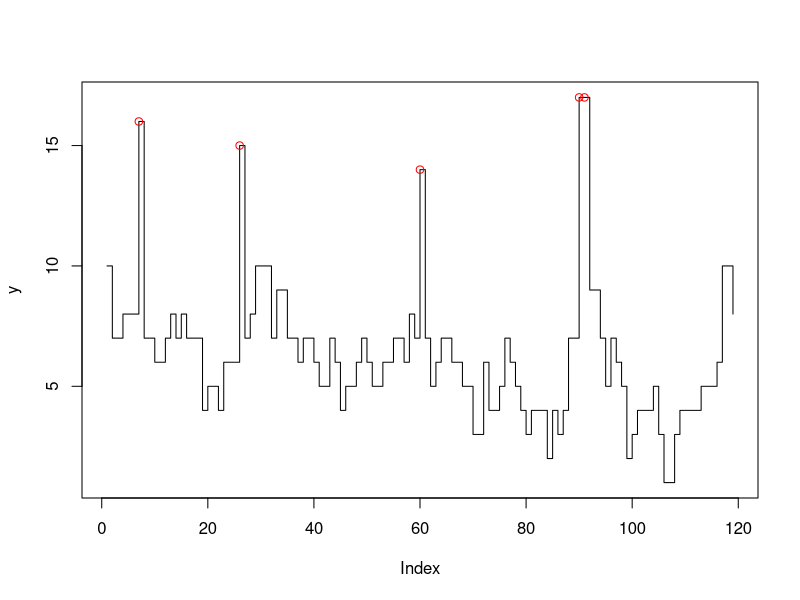
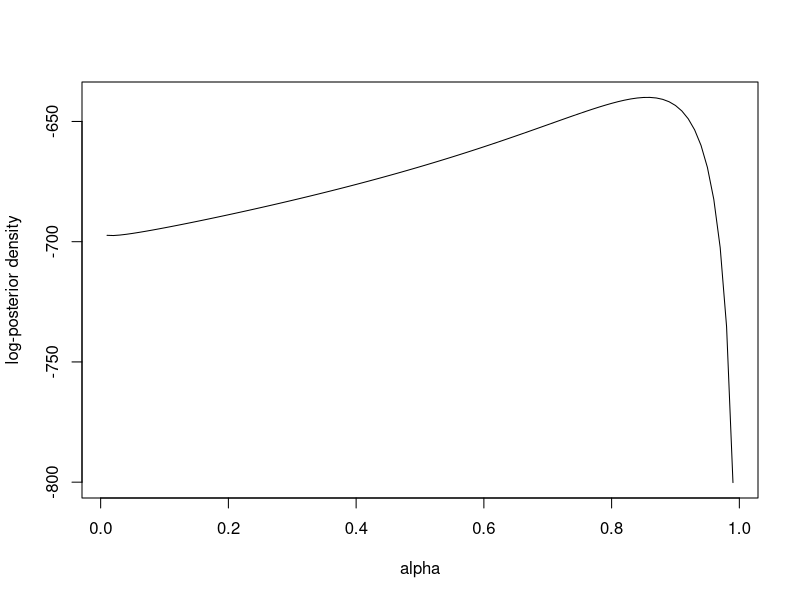
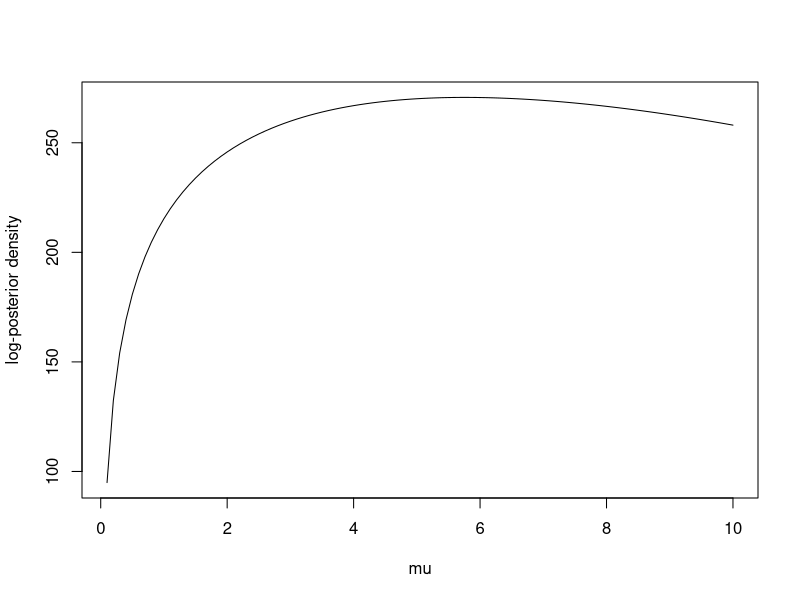
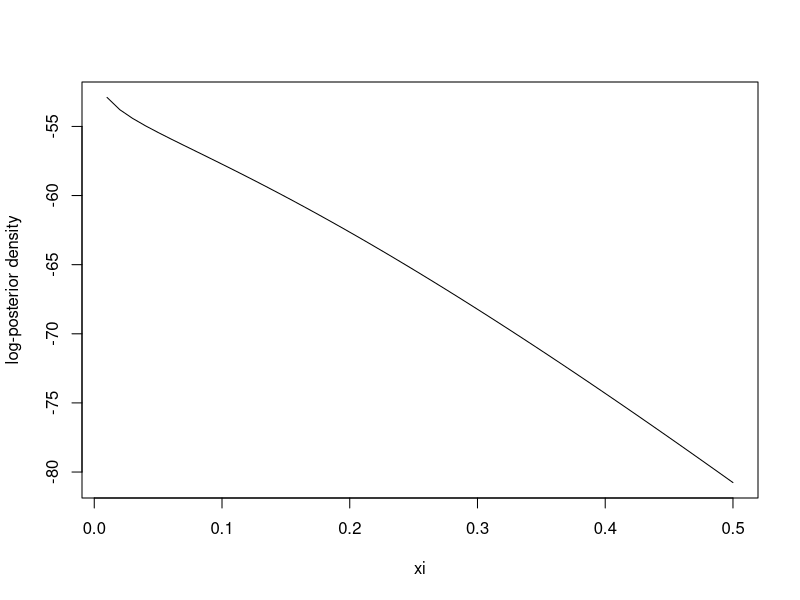
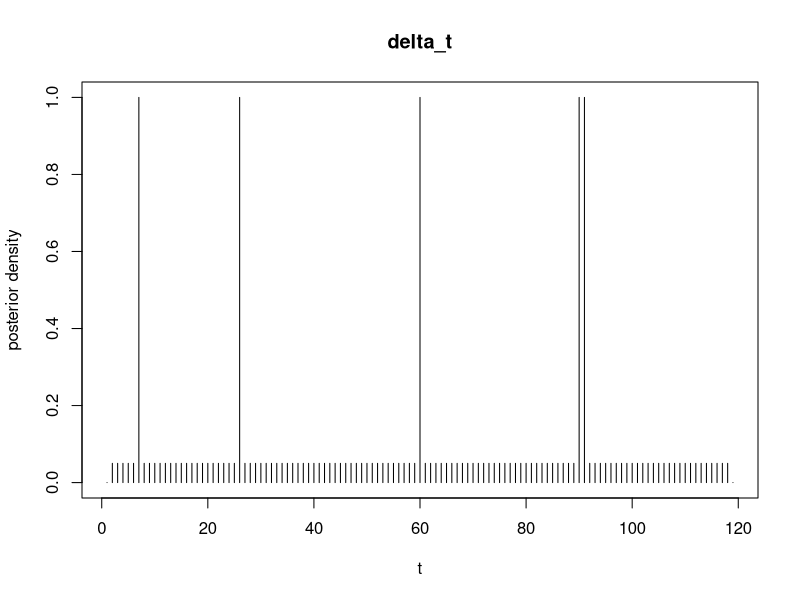
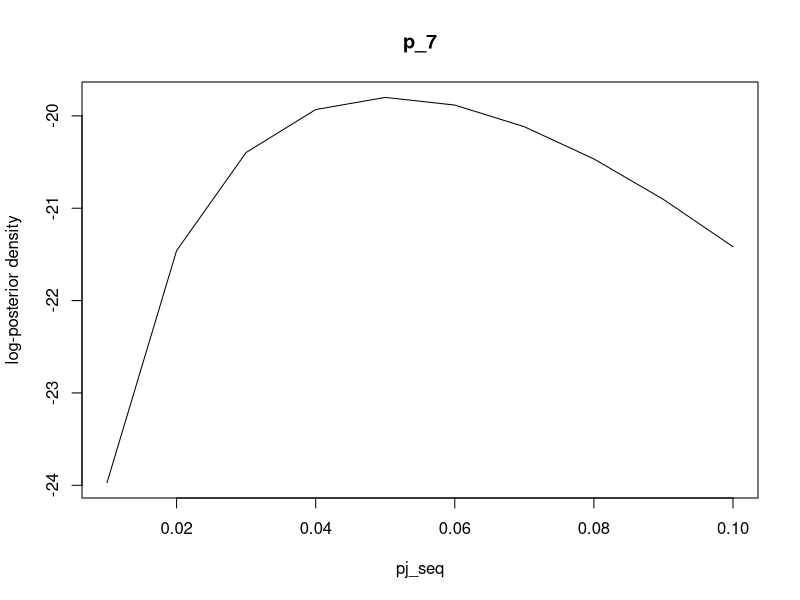
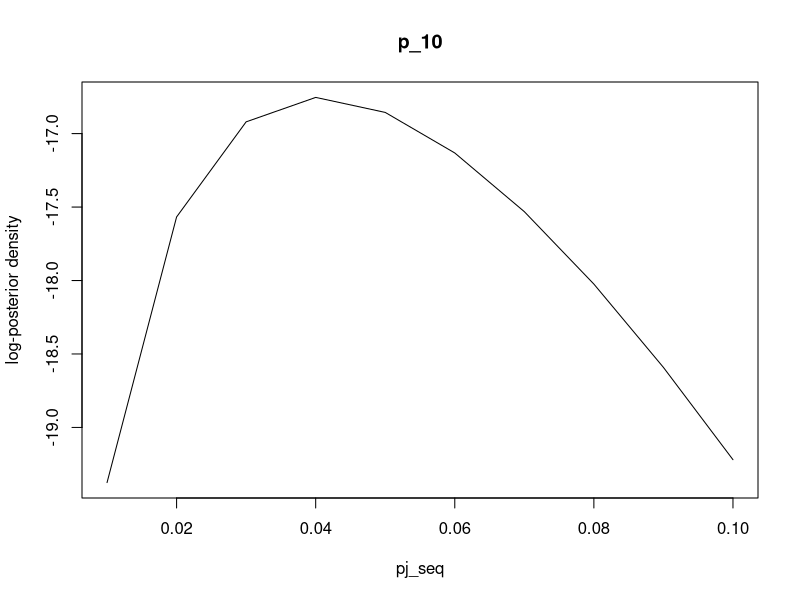
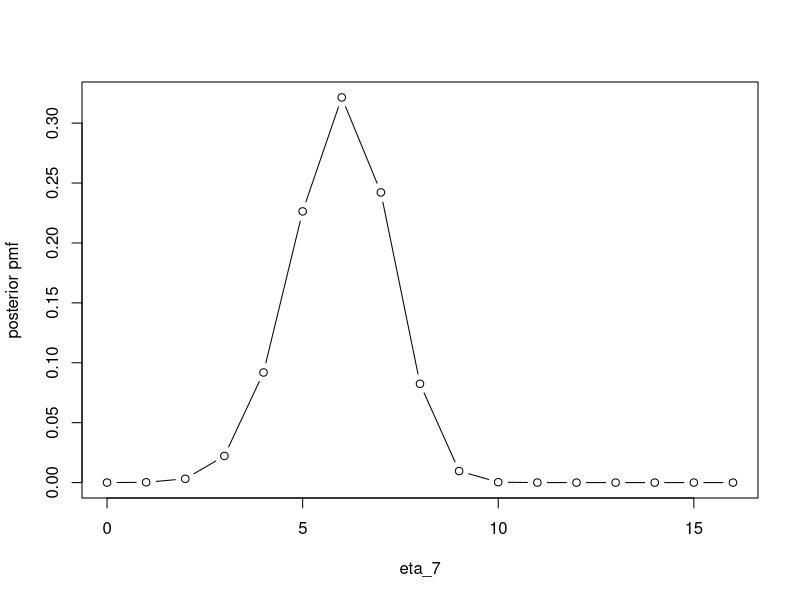

Write the R code that produced these figures, in order.
# Bayesian Outlier Detection in GPAR(1)

# GPAR(1): Generalized Poisson AR(1) (Alzaid and Al-Osh, 1992):
#   X_t = S_t(X_{t-1}) + e_t, t=1, 2 , ...
#
#       e_t    ~ GP(q*mu, xi)        (Generalized Poisson)
#       S_t(.) ~ QB(alpha, xi/mu, .) (Quasi-Binomial)
#       X_t    ~ GP(mu, xi)          (Generalized Poisson)
#
#   Constraints:
#       0 < alpha < 1
#       q = 1-alpha
#       mu > 0
#       0 <= xi < 1
#
# Additive outliers modeling (Silva et al, 2018):
#	Y_t = X_t + eta_t*delta_t
#
#		eta_t|beta_t ~ Poisson(beta_t)
#		delta_t      ~ Bernoulli(p_t)
#
#	Constraints
#		beta_t > 0
#		0 < p_t < 1
#		eta_t, delta_t mutually independents
#
# Prior distributions:
#   alpha		 ~ Beta     (a, b)
#   mu  		 ~ Gamma    (c, d)
#   xi  		 ~ Beta     (g, h)
#   delta_t|p_t  ~ Bernoulli(p_t)
#	p_t			 ~ Beta     (l, m)
#	eta_t|beta_t ~ Poisson  (beta_t)
#	beta_t		 ~ Gamma    (v, w)
#
# MCMC Method: 
#   Gibbs Sampling with Random Walk Metropolis
#
# Author: Cleiton Moya de Almeida
#####

graphics.off()  # close all plots
rm(list=ls())	# clear the (global) environment variables
cat("\014") 	# clear the console (Ctrl+L)
set.seed(42)

# Print auxiliary function
printf <- function(...) {
	x = paste(sprintf(...),"\n")
	return(cat(x))
}

# Log-sum-exp auxiliary function
logsumexp <- function(x){
	c <- max(x)
	y <- c + log(sum((exp(x-c))))
	return(y)
}

# Auxiliary functions to compute full conditional posteriors

 
logf1 <- function(r, t, alpha, mu, xi, z){
	q <- 1-alpha
	logf1 <- log(choose(z[t-1], r)) + (r-1)*log(alpha*mu + r*xi) + 
		(z[t-1]-r-1)*log(q*mu + (z[t-1]-r)*xi)
	return(logf1)
}

log_f1 <- function(r, alpha, mu, xi, ys1){
    q <- 1-alpha
    logf1 <- log(choose(ys1, r)) + (r-1)*log(alpha*mu + r*xi) + 
        (ys1-r-1)*log(q*mu + (ys1-r)*xi)
    return(logf1)
}


logf2 <- function(r, t, alpha, mu, xi, z){
	q <- 1-alpha
	logf2 <- (z[t]-r-1)*log(q*mu + xi*(z[t]-r)) -xi*(z[t]-r) - 
		log(factorial(z[t]-r))
	return(logf2)
}

log_f2 <- function(r, alpha, mu, xi, ys){
    q <- 1-alpha
    logf2 <- (ys-r-1)*log(q*mu + xi*(ys-r)) -xi*(ys-r) - 
        log(factorial(ys-r))
    return(logf2)
}


# Full conditionallog-posterior of alpha
logpost_alpha <- function(alpha, mu, xi, delta, eta, y, a, b){
	z <- y - eta*delta
	q <- 1-alpha
	n <- length(y)
	logc1 <- (a+n-2)*log(alpha) + (b+2*n-3)*log(q) - mu*q*(n-1)
	
	soma1 <- 0
	for (t in 2:n){
		logc2 <- -(z[t-1]-1)*log(mu + z[t-1]*xi)
		Mt <- min(z[t], z[t-1])
		r_seq <- 0:Mt
		
		g <- function(r) logf1(r, t, alpha, mu, xi, z) + 
			logf2(r, t, alpha, mu, xi, z)
		logsoma2 <- logsumexp(sapply(r_seq, g))
		soma1 <- soma1 + logc2 + logsoma2
	}
	logpost <- logc1 + soma1
	return(logpost)
}

# Full conditional log-posterior of mu
logpost_mu <- function(alpha, mu, xi, delta, eta, y, c, d){
    z <- y - eta*delta
    q <- 1-alpha
    n <- length(y)
    logc1 <- (c+2*n-3)*log(mu) - mu*(d + q*(n-1))
    
    soma1 <- 0
    for (t in 2:n){
        logc2 <- -(z[t-1]-1)*log(mu + z[t-1]*xi)
        Mt <- min(z[t], z[t-1])
        r_seq <- 0:Mt
        
        g <- function(r) logf1(r, t, alpha, mu, xi, z) + 
            logf2(r, t, alpha, mu, xi, z)
        logsoma2 <- logsumexp(sapply(r_seq, g))
        soma1 <- soma1 + logc2 + logsoma2
    }
    logpost <- logc1 + soma1
    return(logpost)
}

# Full conditional log-posterior of xi
logpost_xi <- function(alpha, mu, xi, delta, eta, y, g, h){
    z <- y - eta*delta
    n <- length(y)
    logc1 <- (g-1)*log(xi) + (h-1)*log(1-xi)
    
    soma1 <- 0
    for (t in 2:n){
        logc2 <- -(z[t-1]-1)*log(mu + z[t-1]*xi)
        Mt <- min(z[t], z[t-1])
        r_seq <- 0:Mt
        
        g <- function(r) logf1(r, t, alpha, mu, xi, z) + 
            logf2(r, t, alpha, mu, xi, z)
        logsoma2 <- logsumexp(sapply(r_seq, g))
        soma1 <- soma1 + logc2 + logsoma2
    }
    logpost <- logc1 + soma1
    return(logpost)
}

# logf, logfyj1, logfyj0: Used to compute logpost_delta_j
# ys:  y*[t]
# ys1: y*[t-1]
logf <- function(ys, ys1, alpha, mu, xi){
    q <- 1-alpha
    logc <- log(alpha) + 2*log(q*mu) - q*mu -(ys1-1)*log(mu + xi*ys1)
    
    Mt <- min(ys, ys1)
    if (Mt < 0){
    	Mt <- 0
    }
    r_seq <- 0:Mt
    g <- function(r) log_f1(r, alpha, mu, xi, ys1) + 
        log_f2(r, alpha, mu, xi, ys)
    logsoma <- logsumexp(sapply(r_seq, g))
    
    logf <- logc + logsoma
    return(logf)
}

# needs only delta[j-1], eta[j-1], eta[j] e eta[j+1]
logfyj1 <- function(j, alpha, mu, xi, delta, eta, p, y){

    logf1 <- logf(y[j]  -eta[j]  , y[j-1]-eta[j-1], alpha, mu, xi)
    logf2 <- logf(y[j]  -eta[j]  , y[j-1]         , alpha, mu, xi)
    logf3 <- logf(y[j+1]-eta[j+1], y[j]  -eta[j]  , alpha, mu, xi)
    logf4 <- logf(y[j+1]         , y[j]  -eta[j]  , alpha, mu, xi)
    
    g3 <- logf3 + log(p[j+1])
    g4 <- logf4 + log(1-p[j+1])
    if (delta[j-1] == 1){
        out <- logf1 + logsumexp(c(g3,g4))
    } else {
        out <- logf2 + logsumexp(c(g3,g4))
    }
    
    return(out)
}

# needs only delta[j-1], eta[j-1], eta[j+1]
logfyj0 <- function(j, alpha, mu, xi, delta, eta, p, y){
    
    logf1 <- logf(y[j]           , y[j-1]-eta[j-1], alpha, mu, xi)
    logf2 <- logf(y[j]           , y[j-1]         , alpha, mu, xi)
    logf3 <- logf(y[j+1]-eta[j+1], y[j]           , alpha, mu, xi)
    logf4 <- logf(y[j+1]         , y[j]           , alpha, mu, xi)
    
    g3 <- logf3 + log(p[j+1])
    g4 <- logf4 + log(1-p[j+1])
    if (delta[j-1] == 1){
        out <- logf1 + logsumexp(c(g3,g4))
    } else {
        out <- logf2 + logsumexp(c(g3,g4))
    }
    
    return(out)
}

# Full conditional log-posterior of delta_j
# needs only delta[j-1], eta[j-1], eta[j], eta[j+1]
# note it can be evaluated only for j=2:(n-1)
logpost_delta_j <- function(j, alpha, mu, xi, delta, eta, p, y){
    g1 <- log(p[j])   + logfyj1(j, alpha, mu, xi, delta, eta, p, y)
    g2 <- log(1-p[j]) + logfyj0(j, alpha, mu, xi, delta, eta, p, y)
    logpost <- g1 - logsumexp(c(g1, g2))
    return(logpost)
}

# Full conditional log-posterior of p_j
# needs only delta[j]
logpost_p_j <- function(j, delta, p_j, l, m){
	logpost <- (delta[j]+l-1)*log(p_j) + (m-delta[j])*log(1-p_j)
	return(logpost)
}

# Full conditional log-posterior of eta_j
logpost_eta_j <- function(j, alpha, mu, xi, delta, eta, eta_j, p, beta, y){
	logpi <- -beta[j] + eta_j*log(beta[j]) -log(factorial(eta_j))
	eta_ <- eta
	eta_[j] = eta_j
	logpost <- logpi + logfyj1(j, alpha, mu, xi, delta, eta_, p, y)
	return(logpost)
} 

# Full conditional log-posterior of beta_j
logpost_beta_j <- function(j, eta, beta_j, v, w){
	logpost <- -beta_j*(w+1) + (eta[j]+v-1)*log(beta_j)
	return(logpost)
}

# Read the data
x_df <- read.csv("data/x_120_poinar.csv", header = TRUE)
x <- x_df[[1]]
n <- length(x)

# Insert the outliers
tau <- c(7, 26, 60, 90, 91)
eta_tau <- 9
y <- x
y[tau] <- y[tau] + eta_tau
plot(y, type="s")
points(tau, y[tau], col="red")

# Prepare delta and eta vectors
delta <- rep(0,n)
eta   <- rep(0,n)
delta[tau] <- 1
eta[tau] <- eta_tau
# Prepare p and beta vectors
p    <- rep(0.05, n)
beta <- rep(1, n)

# Model parameters
alpha <- 0.85
mu    <- 6.66
xi    <- 0

# Prior hyperparameters
a <- 0.01 # alpha
b <- 0.01 # alpha
c <- 0.1  # mu
d <- 0.1  # mu	
g <- 0.01 # xi
h <- 0.01 # xi
l <- 5    # p_t 	
m <- 95   # p_t 
v <- 10   # eta_t
w <- 1    # eta_t

# Plot the full conditional posterior densities
alpha_seq <- seq(0.01, 0.99, 0.01)
mu_seq    <- seq(0.1, 10, 0.1)
xi_seq    <- seq(0.01, 0.5, 0.01)
j_seq     <- seq(2, n-1)
pj_seq	  <- seq(0.01, 0.1, 0.01)
etaj_seq  <- seq(0, y[7])
betaj_seq <- seq(0.1, 16, 0.1)

h1 <- function(z) logpost_alpha(alpha=z, mu, xi, delta, eta, y, a, b)
h2 <- function(z) logpost_mu(alpha, mu=z, xi, delta, eta, y, c, d)
h3 <- function(z) logpost_xi(alpha, mu, xi=z, delta, eta, y, g, h)

y1 <- sapply(alpha_seq, h1)
y2 <- sapply(mu_seq, h2)
y3 <- sapply(xi_seq, h3)

y4 <- rep(0, n)
for (j in j_seq){
    y4[j] <- exp(logpost_delta_j(j, alpha, mu, xi, delta, eta, p, y))
}

h5 <- function(z) logpost_p_j(7,  delta, p_j=z, l, m)
y5 <- sapply(pj_seq, h5)

h6 <- function(z) logpost_p_j(10, delta, p_j=z, l, m)
y6 <- sapply(pj_seq, h6)

h7 <- function(z) exp(logpost_eta_j(7, alpha, mu, xi, delta, eta, eta_j=z, p, beta, y))
y7 <- sapply(etaj_seq, h7)
y7 <- y7/sum(y7)

h8 <- function(z) logpost_beta_j(7, eta, beta_j=z, v, w)
y8 <- sapply(betaj_seq, h8)

h9 <- function(z) logpost_beta_j(10, eta, beta_j=z, v, w)
y9 <- sapply(betaj_seq, h9)

plot(alpha_seq, y1, type="l",xlab="alpha", ylab="log-posterior density")
plot(mu_seq, y2, type="l", xlab="mu", ylab="log-posterior density")
plot(xi_seq, y3, type="l", xlab="xi", ylab="log-posterior density")
plot(1:n, y4, type="h", xlab="t", ylab="posterior density", main="delta_t")
plot(pj_seq, y5, type="l", ylab="log-posterior density", main="p_7")
plot(pj_seq, y6, type="l", ylab="log-posterior density", main="p_10")
plot(etaj_seq, y7, type="b", xlab="eta_7", ylab="posterior pmf")
plot(betaj_seq, y8, type="l", xlab="beta_7", ylab="log-posterior density")
plot(betaj_seq, y9, type="l", xlab="beta_10", ylab="log-posterior density")
